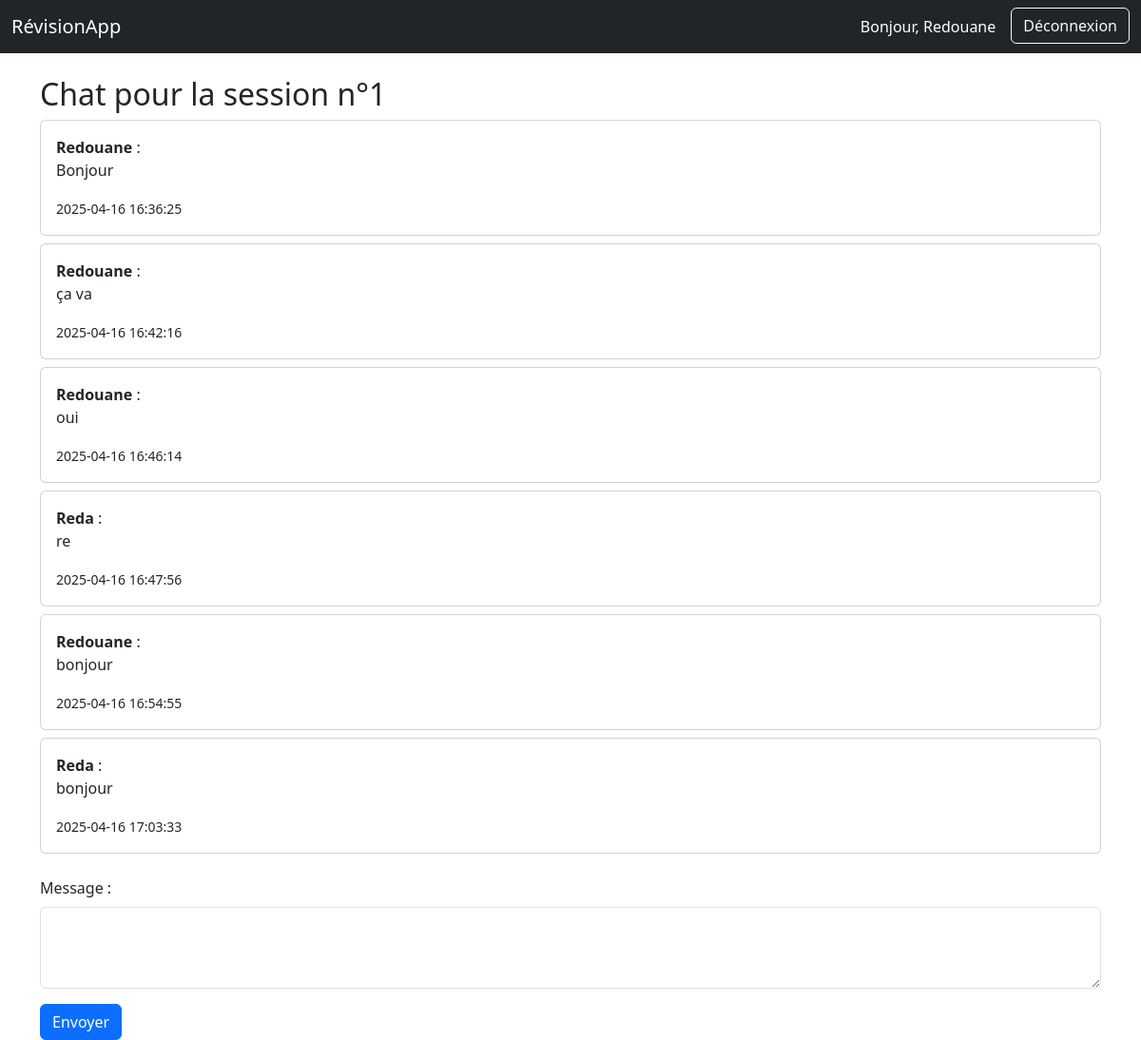
Page /session/1/chat (signed in) on the committed database.
### tables this page shows
CREATE TABLE users (
    id INTEGER PRIMARY KEY AUTOINCREMENT,
    name TEXT NOT NULL UNIQUE,
    password TEXT NOT NULL
);

CREATE TABLE chat_messages (
    id INTEGER PRIMARY KEY AUTOINCREMENT,
    session_id INTEGER NOT NULL,
    user_id INTEGER NOT NULL,
    message TEXT NOT NULL,
    timestamp DATETIME DEFAULT CURRENT_TIMESTAMP,
    FOREIGN KEY(session_id) REFERENCES study_sessions(id),
    FOREIGN KEY(user_id) REFERENCES users(id)
);

### app.py (the view)
@app.route('/session/<int:session_id>/chat', methods=['GET', 'POST'])
@login_required
def session_chat(session_id):
    user_id = session['user_id']
    if not model.user_is_participant(user_id, session_id):
        flash("Vous n'êtes pas inscrit à cette session, accès refusé.")
        return redirect(url_for('sessions'))  # ou page d'erreur si tu préfères
    if request.method == 'POST':
        message = request.form['message']
        if message.strip() != "":
            model.add_chat_message(session_id, user_id, message)
        return redirect(url_for('session_chat', session_id=session_id))
    messages = model.get_chat_messages(session_id)
    return render_template('chat.html', session_id=session_id, messages=messages)

### app.py (called while the page is built)
def login_required(f):
    @wraps(f)
    def decorated_function(*args, **kwargs):
        if 'user_id' not in session:
            abort(401)
        return f(*args, **kwargs)
    return decorated_function

### model.py (called while the page is built)
def get_db():
    conn = sqlite3.connect(DATABASE)
    conn.row_factory = sqlite3.Row
    return conn

def get_chat_messages(session_id):
    conn = get_db()
    cur = conn.cursor()
    cur.execute("""
        SELECT m.message AS content, m.timestamp AS created_at, u.name AS user_name
        FROM chat_messages m
        JOIN users u ON m.user_id = u.id
        WHERE m.session_id = ?
        ORDER BY m.timestamp ASC
    """, (session_id,))
    rows = cur.fetchall()
    conn.close()
    return [dict(row) for row in rows]

def user_is_participant(user_id, session_id):
    conn = get_db()
    cur = conn.cursor()
    cur.execute("""
        SELECT id
        FROM participations
        WHERE user_id = ? AND session_id = ?
    """, (user_id, session_id))
    row = cur.fetchone()
    conn.close()
    return (row is not None)

### templates/chat.html (shortened to what this page needs)
{% extends "base.html" %}
{% block content %}
<h2>Chat pour la session n°{{ session_id }}</h2>
{% if messages %}
  {% for msg in messages %}
    <div class="card mb-2">
      <div class="card-body">
        <strong>{{ msg.user_name }}</strong> :
        <p>{{ msg.content }}</p>
        <small>{{ msg.created_at }}</small>
      </div>
    </div>
  {% endfor %}
{% else %}
  <p>Aucun message pour le moment.</p>
{% endif %}
<form action="{{ url_for('add_chat_message') }}" method="POST" class="mt-4">
  <div class="mb-3">
    <label for="content" class="form-label">Message :</label>
    <textarea class="form-control" id="content" name="content" rows="3" required></textarea>
  </div>
  <button type="submit" class="btn btn-primary">Envoyer</button>
</form>
{% endblock %}

### templates/base.html (shortened to what this page needs)
<!DOCTYPE html>
<html lang="fr">
<head>
  <link href="https://cdn.jsdelivr.net/npm/bootstrap@5.3.0/dist/css/bootstrap.min.css" rel="stylesheet">
</head>
<body>
  <nav class="navbar navbar-expand-lg navbar-dark bg-dark">
    <div class="container-fluid">
      <a class="navbar-brand" href="{{ url_for('index') }}">RévisionApp</a>
      <div class="d-flex">
        {% if session.user_name %}
          <span class="navbar-text text-white me-3">Bonjour, {{ session.user_name }}</span>
          <form action="{{ url_for('logout') }}" method="post">
            <button class="btn btn-outline-light" type="submit">Déconnexion</button>
          </form>
        {% else %}
          <a class="btn btn-outline-light me-2" href="{{ url_for('login') }}">Connexion</a>
          <a class="btn btn-outline-light" href="{{ url_for('register') }}">Inscription</a>
        {% endif %}
      </div>
    </div>
  </nav>
  <div class="container mt-4">
    {% block content %}{% endblock %}
  </div>
</body>
</html>

### rows in the picture
users: user_name "Redouane"
chat_messages: user_name "Redouane", content "Bonjour", created_at "2025-04-16 16:36:25"
chat_messages: user_name "Redouane", content "ça va", created_at "2025-04-16 16:42:16"
chat_messages: user_name "Redouane", content "oui", created_at "2025-04-16 16:46:14"
chat_messages: user_name "Reda", content "re", created_at "2025-04-16 16:47:56"
chat_messages: user_name "Redouane", content "bonjour", created_at "2025-04-16 16:54:55"
chat_messages: user_name "Reda", content "bonjour", created_at "2025-04-16 17:03:33"

### other values in the picture
{{ session_id }} "1"
